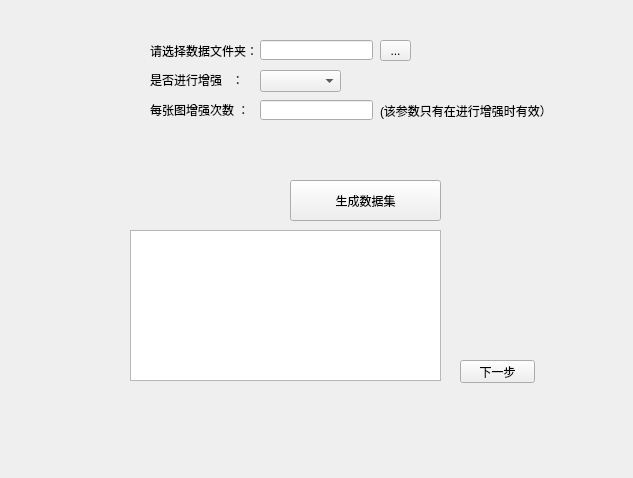
<?xml version="1.0" encoding="UTF-8"?>
<ui version="4.0">
 <class>Segment_train_dataset</class>
 <widget class="QWidget" name="Segment_train_dataset">
  <property name="geometry">
   <rect>
    <x>0</x>
    <y>0</y>
    <width>633</width>
    <height>478</height>
   </rect>
  </property>
  <property name="windowTitle">
   <string>Creating Segment Dataset</string>
  </property>
  <widget class="QLabel" name="label">
   <property name="geometry">
    <rect>
     <x>150</x>
     <y>40</y>
     <width>121</width>
     <height>21</height>
    </rect>
   </property>
   <property name="text">
    <string>请选择数据文件夹：</string>
   </property>
  </widget>
  <widget class="QPlainTextEdit" name="plainTextEdit">
   <property name="geometry">
    <rect>
     <x>130</x>
     <y>230</y>
     <width>311</width>
     <height>151</height>
    </rect>
   </property>
  </widget>
  <widget class="QPushButton" name="pushButton_creat_segment_dataset">
   <property name="geometry">
    <rect>
     <x>290</x>
     <y>180</y>
     <width>151</width>
     <height>41</height>
    </rect>
   </property>
   <property name="text">
    <string>生成数据集</string>
   </property>
  </widget>
  <widget class="QComboBox" name="comboBox_augment">
   <property name="geometry">
    <rect>
     <x>260</x>
     <y>70</y>
     <width>81</width>
     <height>22</height>
    </rect>
   </property>
   <property name="currentIndex">
    <number>-1</number>
   </property>
   <item>
    <property name="text">
     <string>True</string>
    </property>
   </item>
   <item>
    <property name="text">
     <string>False</string>
    </property>
   </item>
  </widget>
  <widget class="QLineEdit" name="segment_inputdata_path">
   <property name="geometry">
    <rect>
     <x>260</x>
     <y>40</y>
     <width>113</width>
     <height>20</height>
    </rect>
   </property>
   <property name="text">
    <string/>
   </property>
  </widget>
  <widget class="QToolButton" name="toolButton_select_inputdata_dir">
   <property name="geometry">
    <rect>
     <x>380</x>
     <y>40</y>
     <width>31</width>
     <height>21</height>
    </rect>
   </property>
   <property name="text">
    <string>...</string>
   </property>
  </widget>
  <widget class="QLabel" name="label_3">
   <property name="geometry">
    <rect>
     <x>150</x>
     <y>70</y>
     <width>101</width>
     <height>20</height>
    </rect>
   </property>
   <property name="text">
    <string>是否进行增强   ：</string>
   </property>
  </widget>
  <widget class="QPushButton" name="pushButton_next">
   <property name="geometry">
    <rect>
     <x>460</x>
     <y>360</y>
     <width>75</width>
     <height>23</height>
    </rect>
   </property>
   <property name="text">
    <string>下一步</string>
   </property>
  </widget>
  <widget class="QLabel" name="label_4">
   <property name="geometry">
    <rect>
     <x>150</x>
     <y>100</y>
     <width>101</width>
     <height>20</height>
    </rect>
   </property>
   <property name="text">
    <string>每张图增强次数 ：</string>
   </property>
  </widget>
  <widget class="QLineEdit" name="lineEdit_augmentNb">
   <property name="geometry">
    <rect>
     <x>260</x>
     <y>100</y>
     <width>113</width>
     <height>20</height>
    </rect>
   </property>
  </widget>
  <widget class="QLabel" name="label_2">
   <property name="geometry">
    <rect>
     <x>380</x>
     <y>100</y>
     <width>181</width>
     <height>21</height>
    </rect>
   </property>
   <property name="text">
    <string>(该参数只有在进行增强时有效）</string>
   </property>
   <property name="textFormat">
    <enum>Qt::AutoText</enum>
   </property>
  </widget>
 </widget>
 <resources/>
 <connections/>
</ui>
